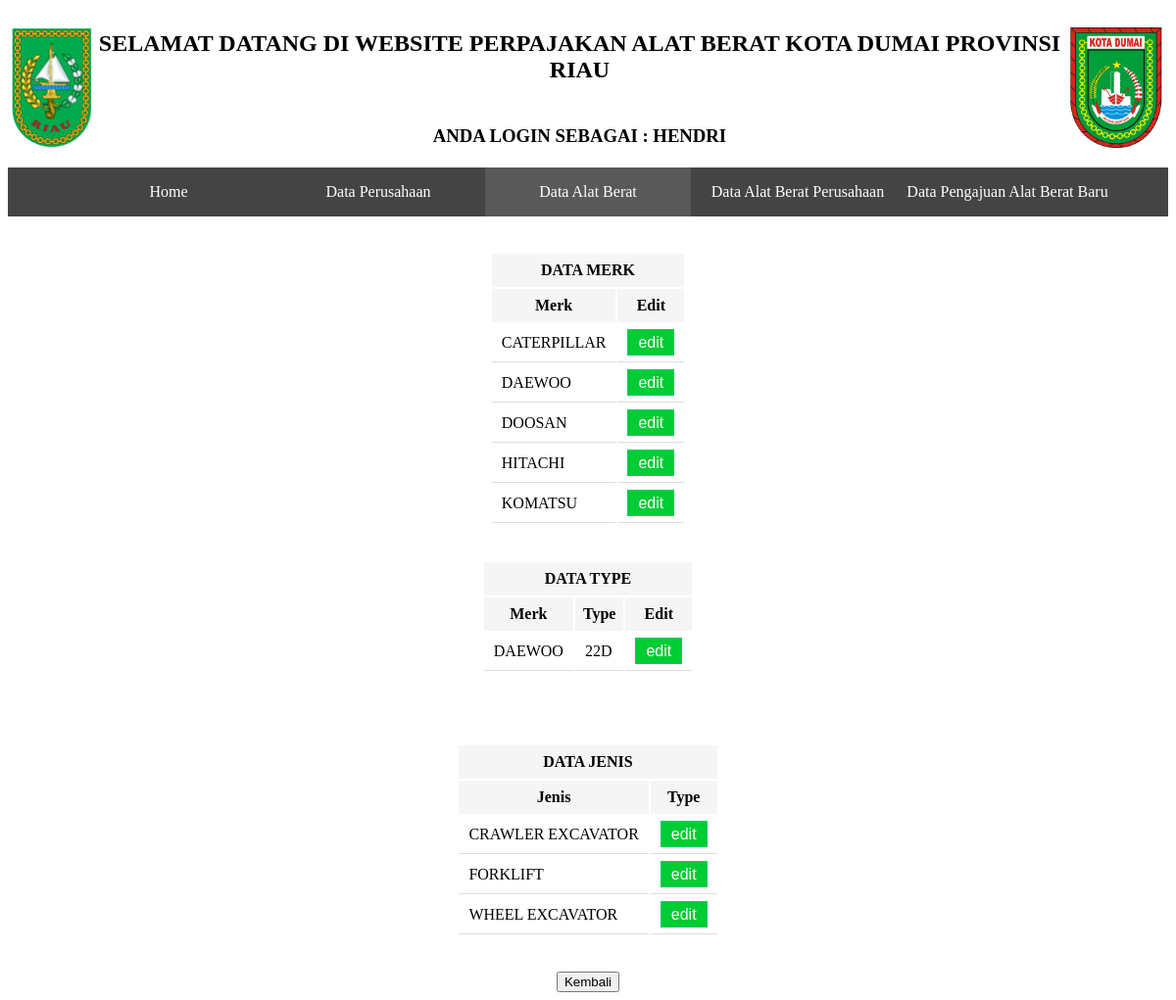
The page /dablihatType.php (signed in) on the database its author committed.
### tables this page shows
CREATE TABLE `merkalat` (
  `kodeMerk` varchar(3) NOT NULL,
  `merk` varchar(50) NOT NULL
);

CREATE TABLE `typealat` (
  `kodeType` varchar(13) NOT NULL,
  `kodeMerk` varchar(3) NOT NULL,
  `type` varchar(12) NOT NULL,
  `indexJenis` int(11) NOT NULL
);

CREATE TABLE `jenisalat` (
  `indexJenis` int(11) NOT NULL,
  `jenis` varchar(50) NOT NULL
);

### dablihatType.php (the view, shortened to what this page needs)
<!DOCTYPE html PUBLIC "-//W3C//DTD XHTML 1.0 Transitional//EN" "http://www.w3.org/TR/xhtml1/DTD/xhtml1-transitional.dtd">
<html xmlns="http://www.w3.org/1999/xhtml">
<head>
<link rel="stylesheet" href="css/style.css" />
</head>
<body>
<?php
$namaSes = $_SESSION['nama'];
$hakAkses = $_SESSION['hakAkses'];
		include("configDB.php");
?>
<center>
<table border="0" align="center" width="100%">
<tr>
<td rowspan="2" align="right"><img src="images/logoRiau.png" height="123,5" width="83,75" /></td>
<td align="center"><h2>SELAMAT DATANG DI WEBSITE PERPAJAKAN ALAT BERAT KOTA DUMAI PROVINSI RIAU</h2></td>
<td rowspan="2"><img src="images/logoDumai.png" height="123,5" width="100" /></td>
</tr>
<tr>
<td align="center"><h3>ANDA LOGIN SEBAGAI : <?php echo $namaSes; ?></h3></td>
</tr>
</table>
<?php if($hakAkses == "Admin"){?>
<header>
	    <div class="nav">
      <ul>
        <li class="home"><a href="home.php">Home</a></li>
        <li class="karyawan"><a href="karyawan.php">Data Karyawan</a></li>
        <li class="daus"><a href="daus.php">Data Perusahaan</a></li>
        <li class="dab"><a class="active" href="#">Data Alat Berat</a></li>
        <li class="dabus"><a href="dabus.php">Data Alat Berat Perusahaan</a></li>
        <li class="dapeng"><a href="dapeng.php">Data Pengajuan Alat Berat Baru</a></li>
       	</ul>
    </div>
  </header>
<?php } else if($hakAkses == "Operator"){?>
<header>
	    <div class="nav">
      <ul>
        <li class="home"><a href="home.php">Home</a></li>
        <li class="daus"><a href="daus.php">Data Perusahaan</a></li>
        <li class="dab"><a class="active" href="#">Data Alat Berat</a></li>
        <li class="dabus"><a href="dabus.php">Data Alat Berat Perusahaan</a></li>
        <li class="dapeng"><a href="dapeng.php">Data Pengajuan Alat Berat Baru</a></li>
       	</ul>
    </div>
  </header>
<?php } ?>
  <br /><br />
  <table border="0" class="cantik">
<tr><th colspan="2">DATA MERK</th></tr>
<tr><th>Merk</th><th>Edit</th></tr>
<?php
	$queryMerk = mysqli_query($conn, "select * from merkalat");
	while($rowMerk = mysqli_fetch_array($queryMerk)){?>
	<tr><td><?php echo $rowMerk['merk'];?></td>
	<?php
	echo "<td><a href=\"dabeditType.php?kodeMerk=$rowMerk[kodeMerk]\" class=\"tombol\">edit</a></td>";
	?>
	</tr>
	<?php } ?>
	</table>
    <br /><br />
    <table border="0" class="cantik">
	<tr><th colspan="3">DATA TYPE</th></tr>
	<tr><th>Merk</th><th>Type</th><th>Edit</th></tr>
	<?php
	$queryType = mysqli_query($conn, "select merkalat.*, typealat.* from merkalat, typealat where merkalat.kodeMerk=typealat.kodeMerk");
	while($rowType = mysqli_fetch_array($queryType)){?>
	<tr><td><?php echo $rowType['merk'];?></td><td><?php echo $rowType['type'];?></td>
	<?php
	echo "<td><a href=\"dabeditType.php?kodeType=$rowType[kodeType]\" class=\"tombol\">edit</a></td>";
	?>
	</tr>
	<?php }?>
	</table>
    <br /><br />
    <br /><br />
    <table border="0" class="cantik">
	<tr><th colspan="3">DATA JENIS</th></tr>
	<tr><th>Jenis</th><th>Type</th></tr>
	<?php
	$queryJenis = mysqli_query($conn, "select * from jenisalat");
	while($rowJenis = mysqli_fetch_array($queryJenis)){?>
	<tr><td><?php echo $rowJenis['jenis'];?></td>
	<?php
	echo "<td><a href=\"dabeditType.php?indexJenis=$rowJenis[indexJenis]\" class=\"tombol\">edit</a></td>";
	?>
	</tr>
	<?php }?>
	</table>
    <br /><br />
    <input type="button" name="kembali" id="kembali" onclick="window.location.href='dabtambahType.php'" value="Kembali" />
    </center>
</body>
</html>

### css/style.css (style rules this page uses)
.nav ul { list-style: none; background-color: #444; text-align: center; padding: 0; margin: 0; }
.nav li { font-size: 9px; line-height: 40px; height: 20px; border-bottom: 1px solid #888; }
.nav a { text-decoration: none; color: #fff; display: block; transition: .3s background-color; }
.nav a.active { background-color: #595959; color: #fff; cursor: default; }
@media screen and (min-width: 500px) { .nav li { width: 210px; border-bottom: none; height: 50px; line-height: 50px; font-size: 1em; } }
@media screen and (min-width: 500px) { .nav li { display: inline-block; margin-right: 0px; } }
.cantik { border-collapse = collapse; }
.cantik tr, .cantik td { border-bottom: 1px solid #ddd; padding: 10px; }
.cantik th { background-color: #f5f5f5; padding: 8px; }
.tombol { background:#0C3; color:white; border-top:1px solid #0C6; border-left:1px solid #0C6; border-right:1px solid #0C6; border-bottom:1px solid #0C6; padding:4px 10px; text-decoration:none; font-family:sans-serif }

### rows shown on the page
merkalat: merk "CATERPILLAR"
merkalat: merk "DAEWOO"
merkalat: merk "DOOSAN"
merkalat: merk "HITACHI"
merkalat: merk "KOMATSU"
typealat: kodeMerk.merk "DAEWOO", type "22D"
jenisalat: jenis "CRAWLER EXCAVATOR"
jenisalat: jenis "FORKLIFT"
jenisalat: jenis "WHEEL EXCAVATOR"

### other values the page prints
$namaSes "HENDRI"
